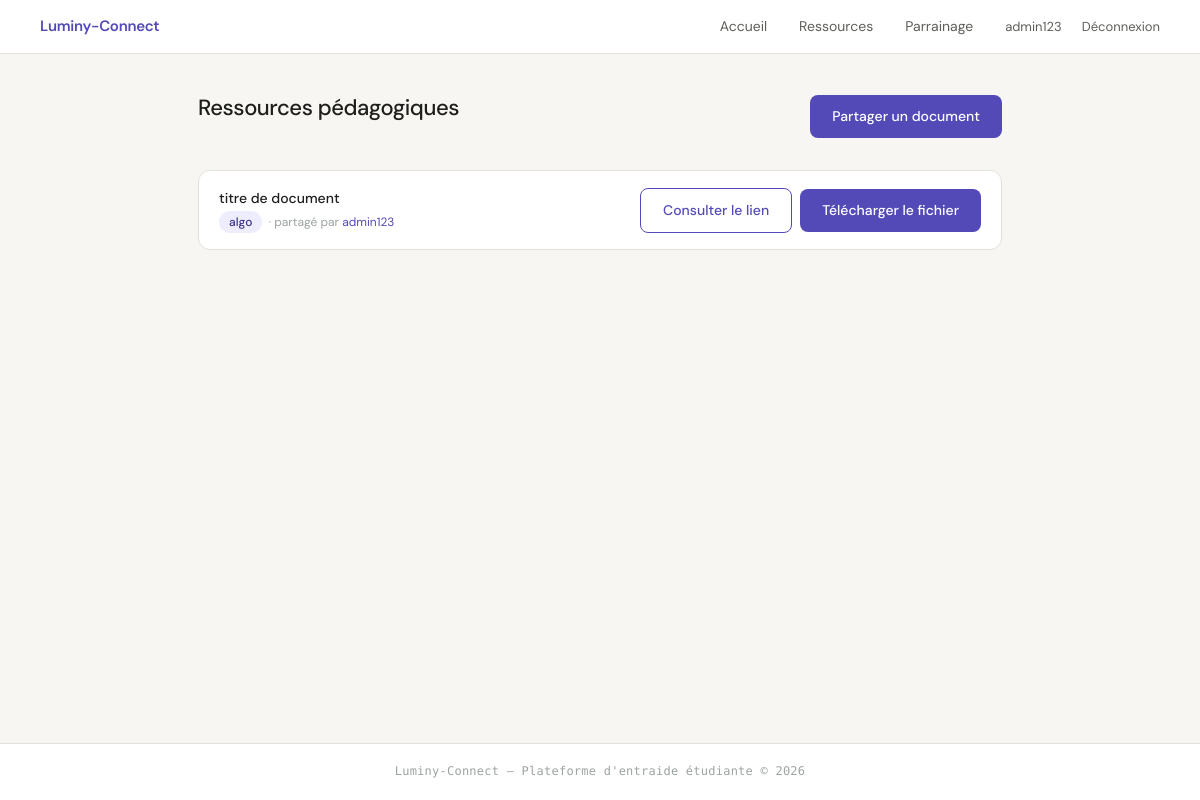
The page /ressources (signed in) on the database its author committed.
### tables this page shows
CREATE TABLE utilisateur (
            id INTEGER PRIMARY KEY AUTOINCREMENT,
            nom_utilisateur TEXT UNIQUE NOT NULL,
            mot_de_passe TEXT NOT NULL,
            est_parrain INTEGER NOT NULL
        );

CREATE TABLE ressource (
            id INTEGER PRIMARY KEY AUTOINCREMENT,
            auteur_id INTEGER NOT NULL,
            matiere TEXT NOT NULL,
            titre TEXT NOT NULL,
            lien_url TEXT NOT NULL, fichier_stocke TEXT, fichier_nom_original TEXT,
            FOREIGN KEY (auteur_id) REFERENCES utilisateur(id)
        );

### app.py (the view)
@app.route('/ressources')
@login_required
def ressources():
    return render_template('ressources.html', ressources=obtenir_ressources())

### data_model.py (called while the page is built)
def login_required(f):
    @wraps(f)
    def decorated_function(*args, **kwargs):
        if "user_id" not in session:
            return redirect(url_for('connexion'))
        return f(*args, **kwargs)
    return decorated_function

def db_fetch(query, args=(), fetch_all=False, db_name=DBFILENAME):
    with sqlite3.connect(db_name) as conn:
        conn.row_factory = sqlite3.Row
        cur = conn.execute(query, args)
        if fetch_all:
            res = cur.fetchall()
            return [dict(e) for e in res] if res else []
        else:
            res = cur.fetchone()
            return dict(res) if res else None

def obtenir_ressources():
    query = """
        SELECT ressource.id, ressource.matiere, ressource.titre, ressource.lien_url,
               ressource.fichier_stocke, ressource.fichier_nom_original,
               ressource.auteur_id, utilisateur.nom_utilisateur AS auteur
        FROM ressource
        JOIN utilisateur ON ressource.auteur_id = utilisateur.id
        ORDER BY ressource.id DESC
    """
    return db_fetch(query, fetch_all=True)

### templates/ressources.html
{% include 'en_tete.html' %}
<main>
  <div class="entete-page">
    <h1>Ressources pédagogiques</h1>
    <a href="/ajouter-ressource" class="btn btn-primary">Partager un document</a>
  </div>
  {% for r in ressources %}
  <div class="carte-ressource">
    <div>
      <div class="titre">{{ r.titre }}</div>
      <div class="meta">
        <span class="matiere">{{ r.matiere }}</span>
        &nbsp;· partagé par <a href="/utilisateur/{{ r.auteur_id }}">{{ r.auteur }}</a>
      </div>
    </div>
    <div class="carte-ressource-actions">
      {% if r.lien_url %}
      <a href="{{ r.lien_url }}" target="_blank" rel="noopener noreferrer" class="btn btn-outline">Consulter le lien</a>
      {% endif %}
      {% if r.fichier_stocke %}
      <a href="{{ url_for('telecharger_ressource', ressource_id=r.id) }}" class="btn btn-primary">Télécharger le fichier</a>
      {% endif %}
    </div>
  </div>
  {% else %}
  <p class="vide">Aucune ressource partagée. Soyez le premier !</p>
  {% endfor %}
</main>
{% include 'pied_de_page.html' %}

### templates/en_tete.html (shortened to what this page needs)
<!DOCTYPE html>
<html lang="fr">
<head>
  <link rel="stylesheet" href="{{ url_for('static', filename='style.css') }}">
</head>
<body>
<nav>
  <a href="/" class="brand">Luminy-Connect</a>
  {% if session.get('user_id') %}
    <a href="/">Accueil</a>
    <a href="/ressources">Ressources</a>
    <a href="/mon-parrainage">Parrainage</a>
    <span class="nav-user">
      <a href="/profil">{{ session.get('nom') }}</a>
      <a href="/deconnexion">Déconnexion</a>
    </span>
  {% else %}
    <span class="nav-user"><a href="/connexion">Connexion</a></span>
  {% endif %}
</nav>

### static/style.css (style rules this page uses)
:root { --violet: #534AB7; --violet-hover: #4540a0; --violet-clair: #EEEDFE; --violet-texte: #3C3489; --teal: #0F6E56; --teal-clair: #E1F5EE; --gris-bg: #f7f6f3; --gris-carte: #f1efe8; --gris-bord: #e2e0d8; --gris-texte: #5F5E5A; --gris-doux: #9ca3a0; --noir: #1e1e1c; --blanc: #ffffff; --rouge-clair: #FCEBEB; --rouge: #A32D2D; --vert-clair: #EAF3DE; --vert: #3B6D11; }
*, *::before, *::after { box-sizing: border-box; margin: 0; padding: 0; }
html { height: 100%; }
body { font-family: 'DM Sans', system-ui, sans-serif; font-size: 15px; line-height: 1.65; color: var(--noir); background: var(--gris-bg); min-height: 100vh; display: flex; flex-direction: column; }
a { color: var(--violet); text-decoration: none; }
h1 { font-size: 22px; font-weight: 500; margin-bottom: 1rem; letter-spacing: -0.02em; }
nav { background: rgba(255,255,255,0.95); backdrop-filter: blur(10px); border-bottom: 0.5px solid var(--gris-bord); padding: 0 40px; height: 54px; display: flex; align-items: center; gap: 32px; position: sticky; top: 0; z-index: 100; }
nav .brand { font-weight: 600; font-size: 15px; color: var(--violet); margin-right: auto; letter-spacing: -0.02em; }
nav > a { font-size: 14px; color: var(--gris-texte); padding: 4px 0; position: relative; transition: color 0.15s; }
nav > a::after { content: ''; position: absolute; bottom: -2px; left: 0; right: 0; height: 1.5px; background: var(--violet); transform: scaleX(0); transition: transform 0.15s; }
nav .nav-user { font-size: 13px; display: flex; align-items: center; gap: 20px; }
nav .nav-user a { font-size: 13px; color: var(--gris-texte); transition: color 0.15s; }
main { width: 100%; max-width: 860px; margin: 0 auto; padding: 36px 28px; flex: 1; }
.entete-page { display: flex; align-items: center; justify-content: space-between; margin-bottom: 28px; }
.matiere { font-size: 12px; font-weight: 500; padding: 3px 10px; border-radius: 20px; background: var(--violet-clair); color: var(--violet-texte); }
button, .btn { padding: 10px 22px; font-size: 14px; font-family: 'DM Sans', inherit; font-weight: 500; border-radius: 8px; cursor: pointer; transition: background 0.15s, opacity 0.15s, transform 0.1s; border: none; text-decoration: none; display: inline-block; }
.btn-primary, button[type="submit"] { background: var(--violet); color: var(--blanc); }
.btn-outline { background: var(--blanc); color: var(--violet); border: 0.5px solid var(--violet); }
.carte-ressource { background: var(--blanc); border: 0.5px solid var(--gris-bord); border-radius: 12px; padding: 16px 20px; margin-bottom: 10px; display: flex; align-items: center; justify-content: space-between; gap: 16px; transition: border-color 0.15s, box-shadow 0.15s; animation: fadeIn 0.2s ease forwards; }
.carte-ressource .titre { font-size: 14px; font-weight: 500; color: var(--noir); }
.carte-ressource .meta { font-size: 12px; color: var(--gris-doux); margin-top: 3px; }
.carte-ressource-actions { display: flex; flex-wrap: wrap; gap: 8px; align-items: center; justify-content: flex-end; flex-shrink: 0; }

### rows shown on the page
utilisateur: get "admin123"
ressource: titre "titre de document", matiere "algo", auteur "admin123"
